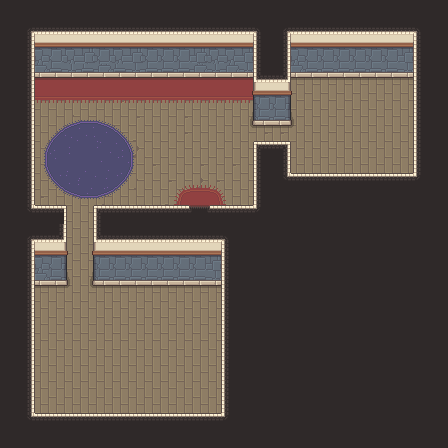

Below is a game level as drawn by its tile map, then a one-line description and the .tmx that defines it (tile-layer data replaced by summaries):
An orthogonal 28x28 tile map with 16x16 px tiles, 4 tile layers (floor, carpet, walls, walls_above) and 27 objects (2x Bed, 2x Chest1, House1_Exit).

<map version="1.10" tiledversion="1.11.2" orientation="orthogonal" renderorder="right-down" width="28" height="28" tilewidth="16" tileheight="16" infinite="0" nextlayerid="10" nextobjectid="24">
 <editorsettings>
  <export target="../client/public/assets/maps/home.json" format="json" />
 </editorsettings>
 <tileset firstgid="1" name="home" tilewidth="16" tileheight="16" tilecount="176" columns="16">
  <image source="../client/public/assets/sprites/buildings/home.png" width="256" height="176" />
  <tile id="13">
   <objectgroup draworder="index" id="2">
    <object id="1" x="0" y="0" width="16" height="16" />
   </objectgroup>
  </tile>
  <tile id="14">
   <objectgroup draworder="index" id="2">
    <object id="1" x="0" y="0" width="16" height="16" />
   </objectgroup>
  </tile>
  <tile id="75">
   <objectgroup draworder="index" id="2">
    <object id="1" x="10" y="0" width="6" height="16" />
   </objectgroup>
  </tile>
  <tile id="77">
   <objectgroup draworder="index" id="2">
    <object id="1" x="0" y="0" width="6" height="16" />
   </objectgroup>
  </tile>
  <tile id="91">
   <objectgroup draworder="index" id="2">
    <object id="1" x="10" y="0" width="6" height="16" />
   </objectgroup>
  </tile>
  <tile id="93">
   <objectgroup draworder="index" id="2">
    <object id="1" x="0" y="0" width="6" height="16" />
   </objectgroup>
  </tile>
  <tile id="94">
   <objectgroup draworder="index" id="2">
    <object id="1" x="0" y="0" width="16" height="16" />
   </objectgroup>
  </tile>
  <tile id="95">
   <objectgroup draworder="index" id="2">
    <object id="1" x="0" y="0" width="16" height="16" />
   </objectgroup>
  </tile>
  <tile id="107">
   <objectgroup draworder="index" id="2">
    <object id="1" x="10" y="0" width="6" height="16" />
   </objectgroup>
  </tile>
  <tile id="108">
   <objectgroup draworder="index" id="2">
    <object id="1" x="0" y="0" width="16" height="16" />
   </objectgroup>
  </tile>
  <tile id="109">
   <objectgroup draworder="index" id="2">
    <object id="1" x="0" y="0" width="6" height="16" />
   </objectgroup>
  </tile>
  <tile id="110">
   <objectgroup draworder="index" id="2">
    <object id="1" x="0.0026034" y="0" width="6" height="16" />
   </objectgroup>
  </tile>
  <tile id="111">
   <objectgroup draworder="index" id="2">
    <object id="1" x="10" y="0" width="6" height="16" />
   </objectgroup>
  </tile>
  <tile id="126">
   <objectgroup draworder="index" id="2">
    <object id="1" x="0" y="0" width="6" height="16" />
   </objectgroup>
  </tile>
  <tile id="127">
   <objectgroup draworder="index" id="2">
    <object id="1" x="10" y="0" width="6" height="16" />
   </objectgroup>
  </tile>
  <tile id="129">
   <objectgroup draworder="index" id="2">
    <object id="1" x="0" y="8" width="6" height="8" />
   </objectgroup>
  </tile>
  <tile id="130">
   <objectgroup draworder="index" id="2">
    <object id="1" x="10" y="8" width="6" height="8" />
   </objectgroup>
  </tile>
  <tile id="135">
   <objectgroup draworder="index" id="2">
    <object id="1" x="0" y="8" width="16" height="8" />
   </objectgroup>
  </tile>
  <tile id="136">
   <objectgroup draworder="index" id="2">
    <object id="1" x="0" y="8" width="16" height="8" />
   </objectgroup>
  </tile>
  <tile id="160">
   <objectgroup draworder="index" id="2">
    <object id="1" x="0" y="8" width="16" height="8" />
   </objectgroup>
  </tile>
  <tile id="162">
   <objectgroup draworder="index" id="2">
    <object id="1" x="0" y="8" width="16" height="8" />
   </objectgroup>
  </tile>
  <tile id="165">
   <objectgroup draworder="index" id="2">
    <object id="1" x="0.00480288" y="8" width="16" height="8" />
   </objectgroup>
  </tile>
 </tileset>
 <layer id="2" name="floor" width="28" height="28">
  <data>[784 cells, 294 non-empty, 7 distinct tile ids]</data>
 </layer>
 <layer id="3" name="carpet" width="28" height="28">
  <data>[784 cells, 88 non-empty, 57 distinct tile ids]</data>
 </layer>
 <layer id="1" name="walls" width="28" height="28">
  <properties>
   <property name="collides" type="bool" value="true" />
   <property name="opaque" type="bool" value="true" />
  </properties>
  <data>[784 cells, 517 non-empty, 29 distinct tile ids]</data>
 </layer>
 <layer id="8" name="walls_above" width="28" height="28">
  <properties>
   <property name="collides" type="bool" value="true" />
   <property name="opaque" type="bool" value="true" />
   <property name="rendersAbove" type="bool" value="true" />
  </properties>
  <data>[784 cells, 82 non-empty, 18 distinct tile ids]</data>
 </layer>
 <objectgroup id="7" name="objects">
  <object id="1" name="House1_Exit" x="200" y="208" width="1" height="1" />
  <object id="14" name="Bed" x="320" y="88" width="1" height="1" />
  <object id="15" name="Chest1" x="352" y="80" width="1" height="1" />
  <object id="16" name="Bed" x="128" y="296" width="1" height="1" />
  <object id="17" name="Chest1" x="160" y="288" width="1" height="1" />
 </objectgroup>
</map>
